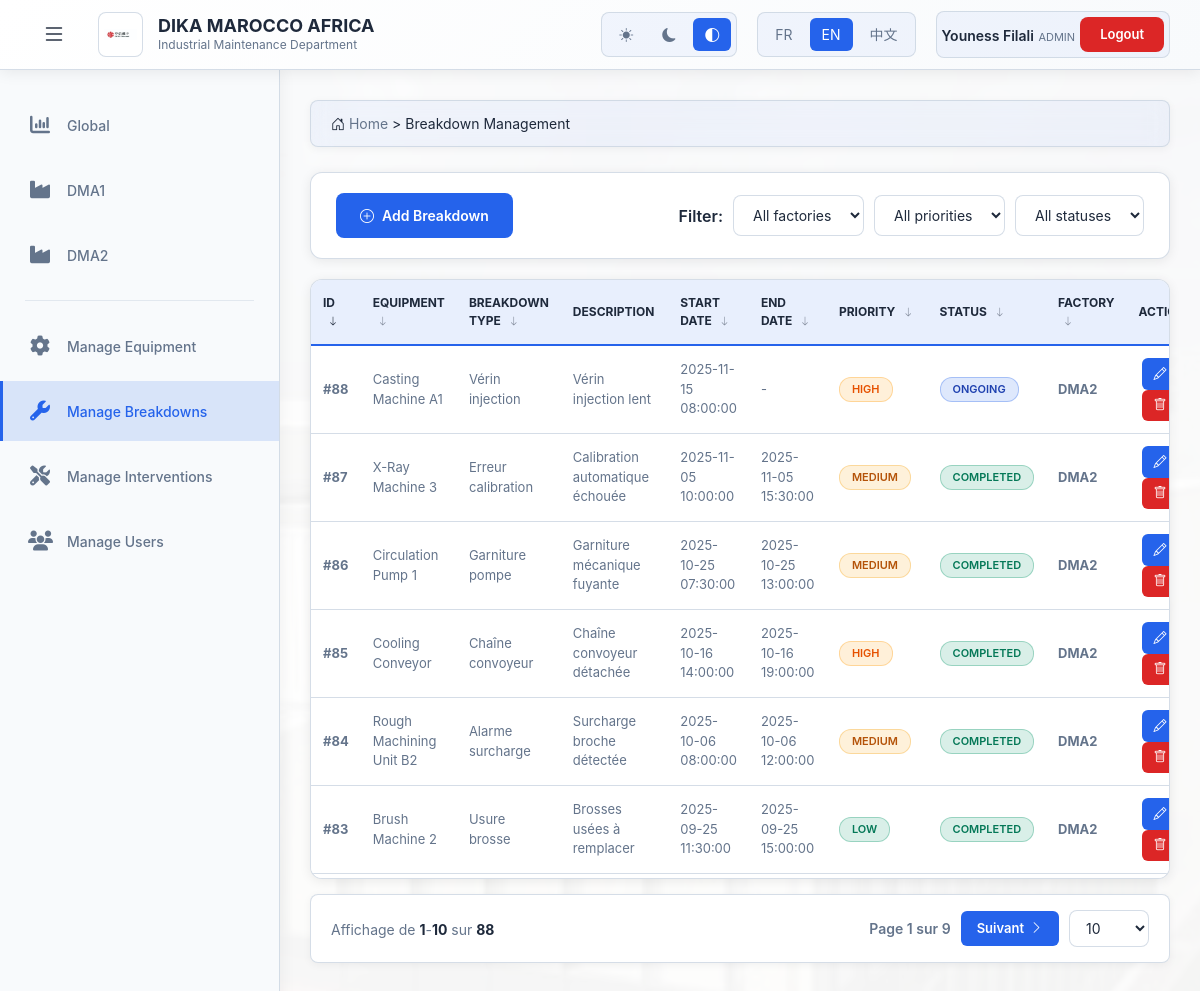
Screenshot of /public/pannes_admin.php (signed in) with the database file from the repository.
### tables this page shows
CREATE TABLE `pannes` (
  `id` int(11) NOT NULL,
  `id_equipement` int(11) DEFAULT NULL,
  `type_panne` varchar(150) DEFAULT NULL,
  `description` text DEFAULT NULL,
  `date_debut` datetime DEFAULT NULL,
  `date_fin` datetime DEFAULT NULL,
  `priorite` enum('basse','moyenne','haute','critique') DEFAULT 'moyenne',
  `statut` enum('en_cours','terminee','en_attente') DEFAULT 'en_cours',
  `usine` enum('DMA1','DMA2') NOT NULL
);

CREATE TABLE `equipements` (
  `id` int(11) NOT NULL,
  `nom` varchar(120) DEFAULT NULL,
  `reference` varchar(80) DEFAULT NULL,
  `date_mise_service` date DEFAULT NULL,
  `etat` enum('en_service','arrete','maintenance') DEFAULT 'en_service',
  `usine` enum('DMA1','DMA2') NOT NULL
);

### public/pannes_admin.php (the view, shortened to what the rows shown need)
<?php
$selected = $_SESSION['lang'] ?? 'fr';
require __DIR__ . '/../lang.php';
$t = $lang[$selected] ?? $lang['fr'];
$theme = $_SESSION['theme'] ?? 'system';
require __DIR__ . '/../config.php';
$sort_by = $_GET['sort'] ?? 'id';
$sort_order = $_GET['order'] ?? 'DESC';
$pannes = [];
$query = "SELECT p.*, e.nom AS equipement FROM pannes p
          JOIN equipements e ON e.id = p.id_equipement WHERE 1=1";
$sort_column = 'p.id';
$query .= " ORDER BY $sort_column $sort_order";
$result = $conn->query($query);
while ($row = $result->fetch_assoc()) {
    $pannes[] = $row;
}
?>
<!DOCTYPE html>
<html lang="<?= htmlspecialchars($selected) ?>">
<head>
    <link href="https://cdn.jsdelivr.net/npm/bootstrap@5.3.0/dist/css/bootstrap.min.css" rel="stylesheet">
    <link rel="stylesheet" href="https://cdn.jsdelivr.net/npm/bootstrap-icons@1.11.0/font/bootstrap-icons.css">
    <link rel="stylesheet" href="https://cdnjs.cloudflare.com/ajax/libs/font-awesome/6.4.0/css/all.min.css">
</head>
<body data-theme="<?= $theme ?>">
    <div class="dashboard-wrapper">
        <header class="top-header">
            <div class="header-left">
                <div class="brand-header">
                    <div class="brand-text-header">
                        <h1><?= htmlspecialchars($t['brand']) ?></h1>
                    </div>
                </div>
            </div>
        </header>
        <main class="main-content">
            <div class="table-container">
                <table class="data-table" id="panneTable">
                    <thead>
                        <tr>
                            <th onclick="sortTable('id')" class="<?= $sort_by === 'id' ? 'sorted' : '' ?>">
                                <?= htmlspecialchars($t['id']) ?>
                                <i class="bi bi-arrow-<?= $sort_by === 'id' && $sort_order === 'ASC' ? 'up' : 'down' ?> sort-icon"></i>
                            </th>
                            <th onclick="sortTable('equipement')" class="<?= $sort_by === 'equipement' ? 'sorted' : '' ?>">
                                <?= htmlspecialchars($t['equipment']) ?>
                                <i class="bi bi-arrow-<?= $sort_by === 'equipement' && $sort_order === 'ASC' ? 'up' : 'down' ?> sort-icon"></i>
                            </th>
                            <th onclick="sortTable('type_panne')" class="<?= $sort_by === 'type_panne' ? 'sorted' : '' ?>">
                                <?= htmlspecialchars($t['breakdown_type']) ?>
                                <i class="bi bi-arrow-<?= $sort_by === 'type_panne' && $sort_order === 'ASC' ? 'up' : 'down' ?> sort-icon"></i>
                            </th>
                            <th><?= htmlspecialchars($t['description']) ?></th>
                            <th onclick="sortTable('date_debut')" class="<?= $sort_by === 'date_debut' ? 'sorted' : '' ?>">
                                <?= htmlspecialchars($t['start_date']) ?>
                                <i class="bi bi-arrow-<?= $sort_by === 'date_debut' && $sort_order === 'ASC' ? 'up' : 'down' ?> sort-icon"></i>
                            </th>
                            <th onclick="sortTable('date_fin')" class="<?= $sort_by === 'date_fin' ? 'sorted' : '' ?>">
                                <?= htmlspecialchars($t['end_date']) ?>
                                <i class="bi bi-arrow-<?= $sort_by === 'date_fin' && $sort_order === 'ASC' ? 'up' : 'down' ?> sort-icon"></i>
                            </th>
                            <th onclick="sortTable('priorite')" class="<?= $sort_by === 'priorite' ? 'sorted' : '' ?>">
                                <?= htmlspecialchars($t['priority']) ?>
                                <i class="bi bi-arrow-<?= $sort_by === 'priorite' && $sort_order === 'ASC' ? 'up' : 'down' ?> sort-icon"></i>
                            </th>
                            <th onclick="sortTable('statut')" class="<?= $sort_by === 'statut' ? 'sorted' : '' ?>">
                                <?= htmlspecialchars($t['status']) ?>
                                <i class="bi bi-arrow-<?= $sort_by === 'statut' && $sort_order === 'ASC' ? 'up' : 'down' ?> sort-icon"></i>
                            </th>
                            <th onclick="sortTable('usine')" class="<?= $sort_by === 'usine' ? 'sorted' : '' ?>">
                                <?= htmlspecialchars($t['factory']) ?>
                                <i class="bi bi-arrow-<?= $sort_by === 'usine' && $sort_order === 'ASC' ? 'up' : 'down' ?> sort-icon"></i>
                            </th>
                            <th><?= htmlspecialchars($t['actions']) ?></th>
                        </tr>
                    </thead>
                    <tbody id="tableBody">
                        <?php if (empty($pannes)): ?>
                        <tr>
                            <td colspan="10" class="text-center" style="padding: 40px;">
                                <i class="bi bi-inbox" style="font-size: 48px; color: var(--text-secondary); opacity: 0.5;"></i>
                                <p style="color: var(--text-secondary); margin-top: 10px;"><?= htmlspecialchars($t['no_breakdown_found']) ?></p>
                            </td>
                        </tr>
                        <?php else: ?>
                            <?php
                            $priorite_labels = [
                                'basse' => $t['low'],
                                'moyenne' => $t['medium'],
                                'haute' => $t['high'],
                                'critique' => $t['critical']
                            ];
                            $statut_labels = [
                                'en_cours' => $t['ongoing'],
                                'terminee' => $t['completed'],
                                'en_attente' => $t['pending']
                            ];
                            ?>
                            <?php foreach ($pannes as $index => $panne): ?>
                            <tr class="panne-row" data-index="<?= $index ?>">
                                <td><strong>#<?= htmlspecialchars($panne['id']) ?></strong></td>
                                <td><?= htmlspecialchars($panne['equipement']) ?></td>
                                <td><?= htmlspecialchars($panne['type_panne']) ?></td>
                                <td><?= htmlspecialchars(substr($panne['description'], 0, 50)) ?><?= strlen($panne['description']) > 50 ? '...' : '' ?></td>
                                <td><?= htmlspecialchars($panne['date_debut']) ?></td>
                                <td><?= $panne['date_fin'] ? htmlspecialchars($panne['date_fin']) : '-' ?></td>
                                <td>
                                    <span class="badge badge-<?= htmlspecialchars($panne['priorite']) ?>">
                                        <?= htmlspecialchars($priorite_labels[$panne['priorite']] ?? $panne['priorite']) ?>
                                    </span>
                                </td>
                                <td>
                                    <span class="badge badge-<?= htmlspecialchars($panne['statut']) ?>">
                                        <?= htmlspecialchars($statut_labels[$panne['statut']] ?? $panne['statut']) ?>
                                    </span>
                                </td>
                                <td><strong><?= htmlspecialchars($panne['usine']) ?></strong></td>
                                <td>
                                    <button class="btn-action btn-edit" onclick="editPanne(<?= htmlspecialchars(json_encode($panne)) ?>)">
                                        <i class="bi bi-pencil"></i>
                                    </button>
                                    <button class="btn-action btn-delete" onclick="if(confirm('<?= htmlspecialchars($t['confirm_delete']) ?>')) window.location.href='?delete=<?= $panne['id'] ?>'">
                                        <i class="bi bi-trash"></i>
                                    </button>
                                </td>
                            </tr>
                            <?php endforeach; ?>
                        <?php endif; ?>
                    </tbody>
                </table>
            </div>
        </main>
    </div>
</body>
</html>

### rows the page displays
pannes: id "88", id_equipement.nom "Casting Machine A1", type_panne "Vérin injection", description "Vérin injection lent", date_debut "2025-11-15 08:00:00", priorite "HIGH", statut "ONGOING", usine "DMA2"
pannes: id "87", id_equipement.nom "X-Ray Machine 3", type_panne "Erreur calibration", description "Calibration automatique échouée", date_debut "2025-11-05 10:00:00", date_fin "2025-11-05 15:30:00", priorite "MEDIUM", statut "COMPLETED", usine "DMA2"
pannes: id "86", id_equipement.nom "Circulation Pump 1", type_panne "Garniture pompe", description "Garniture mécanique fuyante", date_debut "2025-10-25 07:30:00", date_fin "2025-10-25 13:00:00", priorite "MEDIUM", statut "COMPLETED", usine "DMA2"
pannes: id "85", id_equipement.nom "Cooling Conveyor", type_panne "Chaîne convoyeur", description "Chaîne convoyeur détachée", date_debut "2025-10-16 14:00:00", date_fin "2025-10-16 19:00:00", priorite "HIGH", statut "COMPLETED", usine "DMA2"
pannes: id "84", id_equipement.nom "Rough Machining Unit B2", type_panne "Alarme surcharge", description "Surcharge broche détectée", date_debut "2025-10-06 08:00:00", date_fin "2025-10-06 12:00:00", priorite "MEDIUM", statut "COMPLETED", usine "DMA2"
pannes: id "83", id_equipement.nom "Brush Machine 2", type_panne "Usure brosse", description "Brosses usées à remplacer", date_debut "2025-09-25 11:30:00", date_fin "2025-09-25 15:00:00", priorite "LOW", statut "COMPLETED", usine "DMA2"

### other values shown
$t['brand'] "DIKA MAROCCO AFRICA"
$t['dept'] "Industrial Maintenance Department"
$user_name "Youness Filali"
$user_role "ADMIN"
$t['logout'] "Logout"
$t['manage_equipment'] "Manage Equipment"
$t['manage_breakdowns'] "Manage Breakdowns"
$t['manage_interventions'] "Manage Interventions"
$t['manage_users'] "Manage Users"
$t['home'] "Home"
$t['breakdown_management'] "Breakdown Management"
$t['add_breakdown'] "Add Breakdown"
$t['filter'] "Filter"
$t['id'] "ID"
$t['equipment'] "EQUIPMENT"
